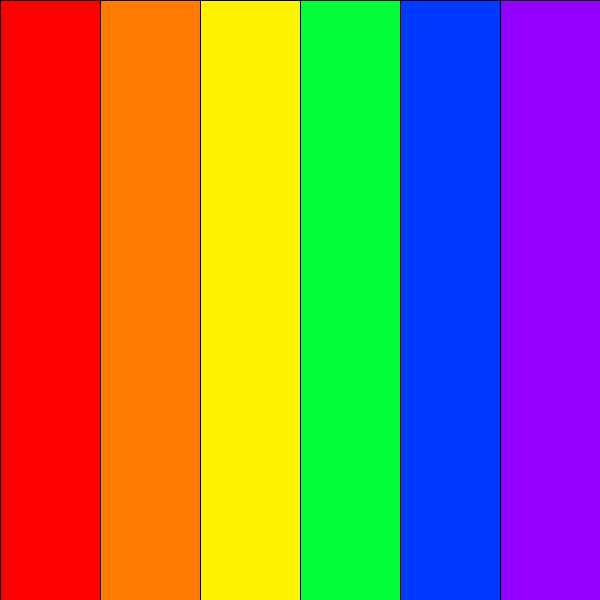
Frame 1 (no input)
Frame 60 (the mouse pressed at the canvas centre just before this capture): identical to frame 1, image omitted
Frame 120 (the mouse held since frame 60 and released just before this capture): identical to frame 1, image omitted

The Processing sketch that drew this single still picture (run headless with seeded random() and noise(); from frame 60 on, the mouse is pressed at the canvas centre):

// Processing sketch: Challenge_8
// ── Challenge_8.pde
void setup() {
  size(600,600);
  background(0);
}

void draw() {
  fill(#FF0000);
  rect(0,0,100,600);
  fill(#FF7C00);
  rect(100,0,100,600);
  fill(#FFF300);
  rect(200,0,100,600);
  fill(#00FF39);
  rect(300,0,100,600);
  fill(#0039FF);
  rect(400,0,100,600);
  fill(#9400FF);
  rect(500,0,100,600);

}
